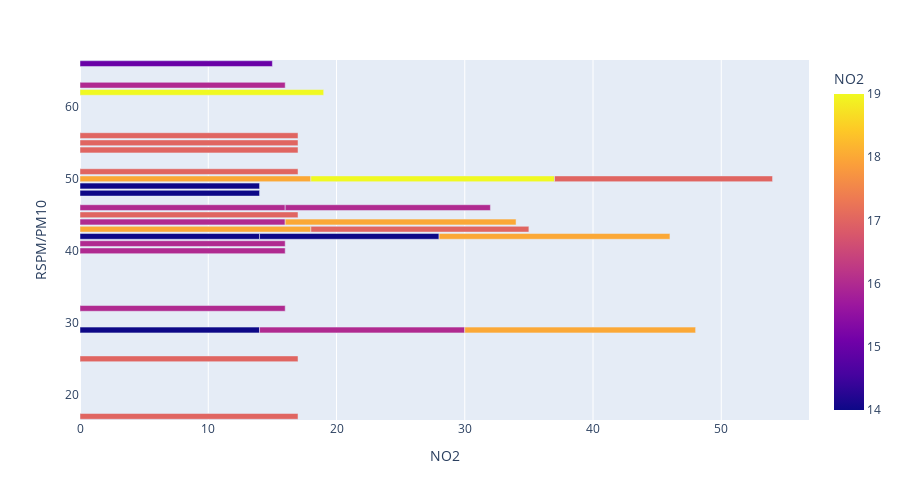

The notebook cell saved with this chart:
### Code cell
#Time series 
px.bar(new_data.head(30), x = 'NO2', y = 'RSPM/PM10', 
       color = 'NO2',orientation ='h',  height = 500, 
       hover_data = ['NO2', 'RSPM/PM10'])

### Figure 1 — Plotly figure (JSON) as saved in the notebook; plotly's stock layout.template omitted (floating-point values rounded to 4 significant figures)
{"data": [{"alignmentgroup": "True", "hovertemplate": "NO2=%{marker.color}<br>RSPM/PM10=%{y}<extra></extra>", "legendgroup": "", "marker": {"color": [17, 17, 18, 16, 14, 18, 17, 16, 19, 14, 16, 14, 17, 16, 17, 16, 18, 16, 17, 14, 17, 19, 15, 16, 17, 17, 14, 16, 18, 18], "coloraxis": "coloraxis", "pattern": {"shape": ""}}, "name": "", "offsetgroup": "", "orientation": "h", "showlegend": false, "textposition": "auto", "type": "bar", "x": [17, 17, 18, 16, 14, 18, 17, 16, 19, 14, 16, 14, 17, 16, 17, 16, 18, 16, 17, 14, 17, 19, 15, 16, 17, 17, 14, 16, 18, 18], "xaxis": "x", "y": [55, 45, 50, 46, 42, 43, 51, 46, 50, 48, 32, 29, 17, 44, 25, 29, 29, 41, 43, 42, 54, 62, 66, 40, 56, 50, 49, 63, 42, 44], "yaxis": "y"}], "layout": {"barmode": "relative", "coloraxis": {"colorbar": {"title": {"text": "NO2"}}, "colorscale": [[0, "#0d0887"], [0.1111, "#46039f"], [0.2222, "#7201a8"], [0.3333, "#9c179e"], [0.4444, "#bd3786"], [0.5556, "#d8576b"], [0.6667, "#ed7953"], [0.7778, "#fb9f3a"], [0.8889, "#fdca26"], [1, "#f0f921"]]}, "height": 500, "legend": {"tracegroupgap": 0}, "margin": {"t": 60}, "xaxis": {"anchor": "y", "domain": [0, 1], "title": {"text": "NO2"}}, "yaxis": {"anchor": "x", "domain": [0, 1], "title": {"text": "RSPM/PM10"}}}}
